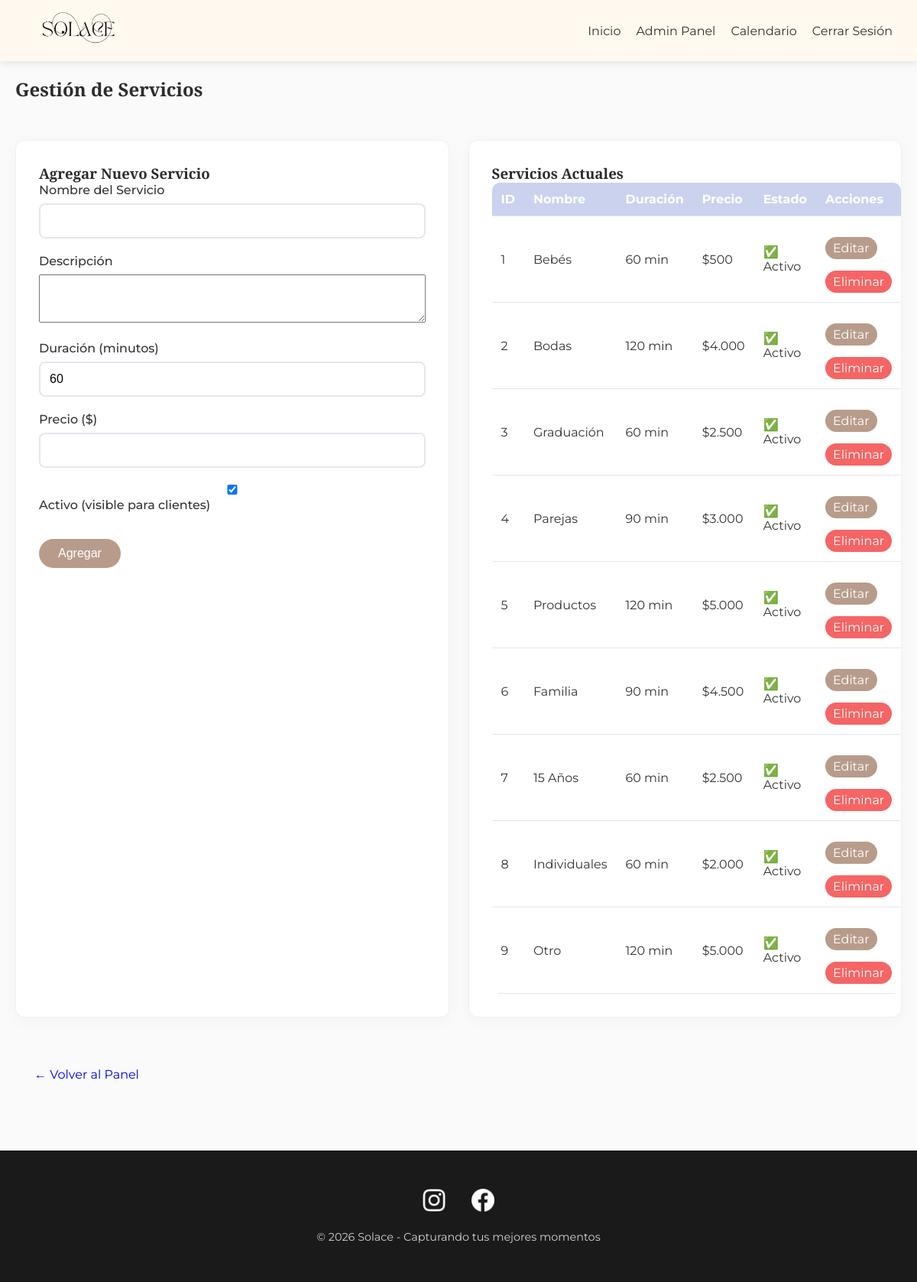
Page /gestionar_servicios.php (signed in) on the committed database.
### tables this page shows
CREATE TABLE `servicios` (
  `id` int(11) NOT NULL,
  `nombre` varchar(50) NOT NULL,
  `descripcion` text DEFAULT NULL,
  `duracion_minutos` int(11) NOT NULL,
  `precio` decimal(10,2) NOT NULL,
  `activo` tinyint(1) DEFAULT 1
);

### gestionar_servicios.php (the view, shortened to what this page needs)
<?php
require_once 'database.php';
$stmt = $pdo->query("SELECT * FROM servicios ORDER BY id");
$servicios = $stmt->fetchAll();
$editando = null;
include 'header.php';
?>
<h2>Gestión de Servicios</h2>
<div class="card-grid">
    <div class="card">
        <h3><?php echo $editando ? 'Editar Servicio' : 'Agregar Nuevo Servicio'; ?></h3>
        <form method="POST">
            <div class="form-group">
                <label>Nombre del Servicio</label>
                <input type="text" name="nombre" value="<?php echo $editando ? htmlspecialchars($editando['nombre']) : ''; ?>" required>
            </div>
            <div class="form-group">
                <label>Descripción</label>
                <textarea name="descripcion" rows="3" style="width: 100%; padding: 8px;"><?php echo $editando ? htmlspecialchars($editando['descripcion']) : ''; ?></textarea>
            </div>
            <div class="form-group">
                <label>Duración (minutos)</label>
                <input type="number" name="duracion" value="<?php echo $editando ? $editando['duracion_minutos'] : '60'; ?>" required>
            </div>
            <div class="form-group">
                <label>Precio ($)</label>
                <input type="number" name="precio" step="100" value="<?php echo $editando ? $editando['precio'] : ''; ?>" required>
            </div>
            <div class="form-group">
                <label>
                    <input type="checkbox" name="activo" <?php echo ($editando && $editando['activo']) || !$editando ? 'checked' : ''; ?>>
                    Activo (visible para clientes)
                </label>
            </div>
            <button type="submit" class="btn btn-primary"><?php echo $editando ? 'Actualizar' : 'Agregar'; ?></button>
        </form>
    </div>
    <div class="card">
        <h3>Servicios Actuales</h3>
        <table class="table">
            <thead>
                <tr><th>ID</th><th>Nombre</th><th>Duración</th><th>Precio</th><th>Estado</th><th>Acciones</th></tr>
            </thead>
            <tbody>
                <?php foreach($servicios as $s): ?>
                <tr>
                    <td><?php echo $s['id']; ?></td>
                    <td><?php echo htmlspecialchars($s['nombre']); ?></td>
                    <td><?php echo $s['duracion_minutos']; ?> min</td>
                    <td>$<?php echo number_format($s['precio'], 0, ',', '.'); ?></td>
                    <td><?php echo $s['activo'] ? '✅ Activo' : '❌ Inactivo'; ?></td>
                    <td>
                        <a href="?editar=<?php echo $s['id']; ?>" class="btn btn-primary" style="padding: 5px 10px;">Editar</a>
                        <a href="?eliminar=<?php echo $s['id']; ?>" class="btn btn-danger" style="padding: 5px 10px;" onclick="return confirm('¿Eliminar este servicio?')">Eliminar</a>
                    </td>
                </tr>
                <?php endforeach; ?>
            </tbody>
        </table>
    </div>
</div>
<div style="margin-top: 20px;">
    <a href="admin.php" class="btn">← Volver al Panel</a>
</div>
<?php include 'footer.php'; ?>

### style.css (style rules this page uses)
html { scroll-behavior: smooth; }
* { margin: 0; padding: 0; box-sizing: border-box; }
body { font-family: 'Montserrat', 'Segoe UI', Tahoma, sans-serif; background-color: #fafafa; color: #333333; min-height: 100vh; display: flex; flex-direction: column; }
h1, h2, h3, .logo { font-family: 'Playfair Display', serif; font-weight: 600; color: #2c2c2c; }
h2 { color: #2c2c2c !important; margin-bottom: 15px; }
.card { background: white; border-radius: 12px; padding: 30px; margin: 20px 0; border: 1px solid #f0f0f0; box-shadow: 0 4px 20px rgba(0,0,0,0.03); transition: all 0.3s ease; }
.card-grid { display: grid; grid-template-columns: repeat(auto-fit, minmax(300px, 1fr)); gap: 25px; margin-top: 30px; }
.btn { display: inline-block; padding: 10px 25px; border-radius: 25px; text-decoration: none; margin-top: 15px; transition: all 0.3s; border: none; cursor: pointer; font-size: 1rem; }
.btn-primary { background: #b89c8b; color: white; }
.btn-danger { background: #f56565; color: white; }
.form-group { margin-bottom: 20px; }
.form-group label { display: block; margin-bottom: 8px; font-weight: 500; color: #333; }
.form-group input, .form-group select { width: 100%; padding: 12px; border: 2px solid #e2e8f0; border-radius: 8px; font-size: 1rem; transition: border-color 0.3s; }
.table { width: 100%; background: white; border-radius: 10px; overflow: hidden; border-collapse: collapse; }
.table th, .table td { padding: 12px; text-align: left; border-bottom: 1px solid #e2e8f0; }
.table th { background: #cbd2ee; color: white; }

### rows in the picture
servicios: id "1", nombre "Bebés", duracion_minutos "60", precio "500", activo "✅ Activo"
servicios: id "2", nombre "Bodas", duracion_minutos "120", precio "4.000", activo "✅ Activo"
servicios: id "3", nombre "Graduación", duracion_minutos "60", precio "2.500", activo "✅ Activo"
servicios: id "4", nombre "Parejas", duracion_minutos "90", precio "3.000", activo "✅ Activo"
servicios: id "5", nombre "Productos", duracion_minutos "120", precio "5.000", activo "✅ Activo"
servicios: id "6", nombre "Familia", duracion_minutos "90", precio "4.500", activo "✅ Activo"
servicios: id "7", nombre "15 Años", duracion_minutos "60", precio "2.500", activo "✅ Activo"
servicios: id "8", nombre "Individuales", duracion_minutos "60", precio "2.000", activo "✅ Activo"
servicios: id "9", nombre "Otro", duracion_minutos "120", precio "5.000", activo "✅ Activo"
